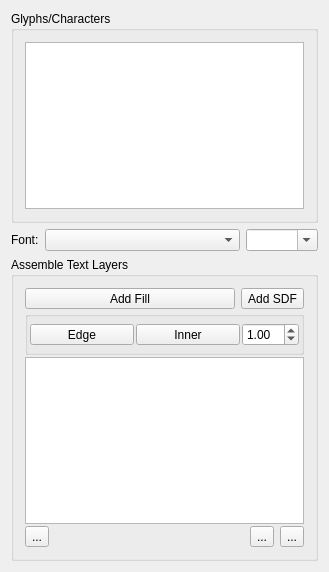
<?xml version="1.0" encoding="UTF-8"?>
<ui version="4.0">
 <class>TextWidget</class>
 <widget class="QWidget" name="TextWidget">
  <property name="geometry">
   <rect>
    <x>0</x>
    <y>0</y>
    <width>329</width>
    <height>572</height>
   </rect>
  </property>
  <property name="windowTitle">
   <string>TextWidget</string>
  </property>
  <layout class="QVBoxLayout" name="verticalLayout">
   <item>
    <widget class="QGroupBox" name="grpGlyphs">
     <property name="title">
      <string>Glyphs/Characters</string>
     </property>
     <layout class="QVBoxLayout" name="verticalLayout_5">
      <item>
       <widget class="PropertiesTreeView" name="glyphsTreeView">
        <attribute name="headerVisible">
         <bool>false</bool>
        </attribute>
       </widget>
      </item>
     </layout>
    </widget>
   </item>
   <item>
    <layout class="QVBoxLayout" name="verticalLayout_3">
     <item>
      <layout class="QHBoxLayout" name="horizontalLayout">
       <item>
        <widget class="QLabel" name="label">
         <property name="text">
          <string>Font:</string>
         </property>
        </widget>
       </item>
       <item>
        <widget class="QComboBox" name="cmbFont">
         <property name="sizePolicy">
          <sizepolicy hsizetype="Expanding" vsizetype="Fixed">
           <horstretch>0</horstretch>
           <verstretch>0</verstretch>
          </sizepolicy>
         </property>
        </widget>
       </item>
       <item>
        <widget class="QComboBox" name="cmbSize">
         <property name="sizePolicy">
          <sizepolicy hsizetype="Minimum" vsizetype="Fixed">
           <horstretch>0</horstretch>
           <verstretch>0</verstretch>
          </sizepolicy>
         </property>
         <property name="editable">
          <bool>true</bool>
         </property>
        </widget>
       </item>
      </layout>
     </item>
     <item>
      <widget class="QGroupBox" name="groupBox">
       <property name="title">
        <string>Assemble Text Layers</string>
       </property>
       <layout class="QVBoxLayout" name="verticalLayout_4">
        <property name="spacing">
         <number>2</number>
        </property>
        <item>
         <layout class="QHBoxLayout" name="horizontalLayout_2">
          <item>
           <widget class="QToolButton" name="btnAddFill">
            <property name="sizePolicy">
             <sizepolicy hsizetype="Expanding" vsizetype="Fixed">
              <horstretch>0</horstretch>
              <verstretch>0</verstretch>
             </sizepolicy>
            </property>
            <property name="text">
             <string>Add Fill</string>
            </property>
           </widget>
          </item>
          <item>
           <widget class="QToolButton" name="btnAddSDF">
            <property name="toolTip">
             <string>Add a Signed Distance Field layer</string>
            </property>
            <property name="text">
             <string>Add SDF</string>
            </property>
           </widget>
          </item>
         </layout>
        </item>
        <item>
         <widget class="QGroupBox" name="grpOutlines">
          <property name="title">
           <string/>
          </property>
          <layout class="QHBoxLayout" name="horizontalLayout_4">
           <property name="spacing">
            <number>2</number>
           </property>
           <property name="leftMargin">
            <number>2</number>
           </property>
           <property name="topMargin">
            <number>6</number>
           </property>
           <property name="rightMargin">
            <number>2</number>
           </property>
           <property name="bottomMargin">
            <number>6</number>
           </property>
           <item>
            <widget class="QToolButton" name="btnAddEdge">
             <property name="sizePolicy">
              <sizepolicy hsizetype="Expanding" vsizetype="Fixed">
               <horstretch>0</horstretch>
               <verstretch>0</verstretch>
              </sizepolicy>
             </property>
             <property name="text">
              <string>Edge</string>
             </property>
            </widget>
           </item>
           <item>
            <widget class="QToolButton" name="btnAddInner">
             <property name="sizePolicy">
              <sizepolicy hsizetype="Expanding" vsizetype="Fixed">
               <horstretch>0</horstretch>
               <verstretch>0</verstretch>
              </sizepolicy>
             </property>
             <property name="text">
              <string>Inner</string>
             </property>
            </widget>
           </item>
           <item>
            <widget class="QDoubleSpinBox" name="sbThickness">
             <property name="minimum">
              <double>0.250000000000000</double>
             </property>
             <property name="maximum">
              <double>99.989999999999995</double>
             </property>
             <property name="singleStep">
              <double>0.250000000000000</double>
             </property>
             <property name="value">
              <double>1.000000000000000</double>
             </property>
            </widget>
           </item>
          </layout>
         </widget>
        </item>
        <item>
         <widget class="TextLayersWidget" name="layersTableView">
          <property name="selectionMode">
           <enum>QAbstractItemView::SelectionMode::SingleSelection</enum>
          </property>
          <property name="selectionBehavior">
           <enum>QAbstractItemView::SelectionBehavior::SelectItems</enum>
          </property>
         </widget>
        </item>
        <item>
         <layout class="QHBoxLayout" name="horizontalLayout_5">
          <item>
           <widget class="QToolButton" name="btnRemoveLayer">
            <property name="text">
             <string>...</string>
            </property>
           </widget>
          </item>
          <item>
           <spacer name="horizontalSpacer">
            <property name="orientation">
             <enum>Qt::Orientation::Horizontal</enum>
            </property>
            <property name="sizeHint" stdset="0">
             <size>
              <width>40</width>
              <height>20</height>
             </size>
            </property>
           </spacer>
          </item>
          <item>
           <widget class="QToolButton" name="btnOrderLayerUp">
            <property name="text">
             <string>...</string>
            </property>
           </widget>
          </item>
          <item>
           <widget class="QToolButton" name="btnOrderLayerDown">
            <property name="text">
             <string>...</string>
            </property>
           </widget>
          </item>
         </layout>
        </item>
       </layout>
      </widget>
     </item>
    </layout>
   </item>
  </layout>
  <action name="actionAddFill">
   <property name="text">
    <string>Add Fill</string>
   </property>
   <property name="toolTip">
    <string>Append a fill layer</string>
   </property>
  </action>
  <action name="actionAddSDF">
   <property name="text">
    <string>Add SDF</string>
   </property>
   <property name="toolTip">
    <string>Add a signed distance field layer</string>
   </property>
  </action>
  <action name="actionAddEdge">
   <property name="text">
    <string>Add Outline</string>
   </property>
   <property name="toolTip">
    <string>Add a standard outline</string>
   </property>
  </action>
  <action name="actionAddEdgeFill">
   <property name="text">
    <string>Add Fill+Outline</string>
   </property>
   <property name="toolTip">
    <string>Adds a standard outline that is filled in</string>
   </property>
  </action>
  <action name="actionAddInner">
   <property name="text">
    <string>Add Inner</string>
   </property>
   <property name="toolTip">
    <string>Adds an inner outline</string>
   </property>
  </action>
  <action name="actionRemoveLayer">
   <property name="icon">
    <iconset resource="../../../data/HyEditor.qrc">
     <normaloff>:/icons16x16/edit-delete.png</normaloff>:/icons16x16/edit-delete.png</iconset>
   </property>
   <property name="text">
    <string>Remove Layer</string>
   </property>
   <property name="toolTip">
    <string>Removes the selected text layer</string>
   </property>
  </action>
  <action name="actionOrderLayerUp">
   <property name="icon">
    <iconset resource="../../../data/HyEditor.qrc">
     <normaloff>:/icons16x16/generic-up.png</normaloff>:/icons16x16/generic-up.png</iconset>
   </property>
   <property name="text">
    <string>Order Layer Up</string>
   </property>
   <property name="toolTip">
    <string>Shifts the currently selected text layer upwards (earlier in render)</string>
   </property>
  </action>
  <action name="actionOrderLayerDown">
   <property name="icon">
    <iconset resource="../../../data/HyEditor.qrc">
     <normaloff>:/icons16x16/generic-down.png</normaloff>:/icons16x16/generic-down.png</iconset>
   </property>
   <property name="text">
    <string>Order Layer Down</string>
   </property>
   <property name="toolTip">
    <string>Shifts the currently selected text layer downwards (later in render)</string>
   </property>
  </action>
 </widget>
 <layoutdefault spacing="6" margin="11"/>
 <customwidgets>
  <customwidget>
   <class>PropertiesTreeView</class>
   <extends>QTreeView</extends>
   <header>PropertiesTreeView.h</header>
  </customwidget>
  <customwidget>
   <class>TextLayersWidget</class>
   <extends>QTableView</extends>
   <header>Text/SubWidgets/TextLayersWidget.h</header>
  </customwidget>
 </customwidgets>
 <resources>
  <include location="../../../data/HyEditor.qrc"/>
 </resources>
 <connections/>
</ui>
